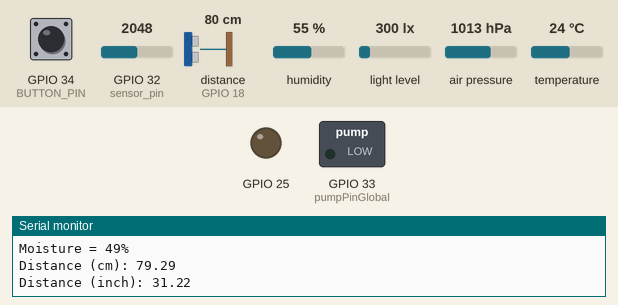
This program was run on a simulated ESP32. Shown: switched loads named in the program (green lamp = pin HIGH), output pins drawn as LEDs (lit = HIGH), the last lines printed to the serial monitor. Wiring (inferred from the names in the program): ultrasonic range finder: trigger GPIO 5; echo GPIO 18. The test bench sets the inputs (shaded band); at power-on: GPIO 34 (BUTTON_PIN) LOW, GPIO 32 (sensor_pin) = 2048, distance to the obstacle (sensor on GPIO 18) 80 cm, humidity 55 %, light level 300 lx, air pressure 1013 hPa, temperature 24 °C. The echo pulse lasts 58.3 µs per cm; pins used as bus, display or sensor lines are not drawn.

Above: at 1.2 s.
1.3 s: GPIO 34 (BUTTON_PIN) pulled HIGH for 1 s
At 2.6 s:
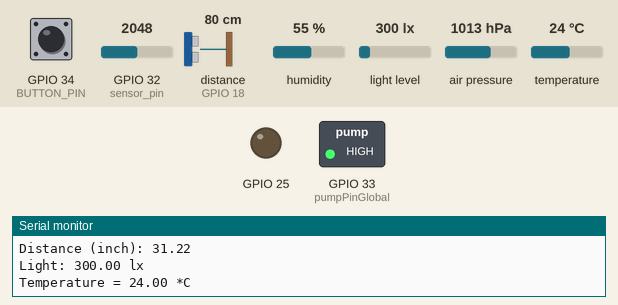
11.3 s: GPIO 32 (sensor_pin) set to 3657
14.3 s: GPIO 32 (sensor_pin) set to 3716
Timing chart, 0 to 17.3 s (numbered marks = the images above; inputs shaded):
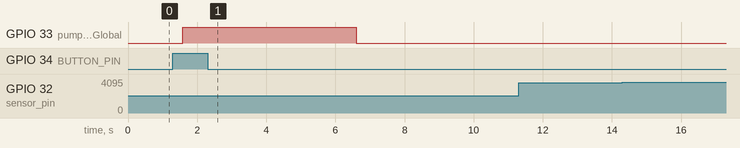

The program:

main.cpp
```cpp
#include <Wire.h>
#include <BH1750.h>
#include <Adafruit_Sensor.h>
#include <Adafruit_BME280.h>

/* PIN
Light Pin & Air Pin: SDA-21 SCL-22
Moist Meter: 32
Ultrasonic Pin: trig-5 echo-18
*/

//Water pump
#define PUMP_PIN 33
#define BUTTON_PIN 34
unsigned long lastDebounceTime = 0;  // Fixed typo in variable name
unsigned long debounceDelay = 100;
int buttonState = LOW;
int lastButtonState = LOW;

int pumpPinGlobal = 33;

bool isPumping = false;
unsigned long pumpStartTime = 0;
unsigned long pumpDuration = 5000; // Default to 5 seconds

void initPump(int buttonPin, int pumpPin)
{
    pinMode(buttonPin, INPUT);
    pinMode(pumpPin, OUTPUT);
    digitalWrite(pumpPin, LOW);

    pumpPinGlobal = pumpPin;
}

void startPump()
{
    if (!isPumping)
    {
        isPumping = true;
        pumpStartTime = millis();
        digitalWrite(pumpPinGlobal, HIGH);
        Serial.println("Pumping water ...");
        Serial.print("Pump duration: ");
        Serial.print(pumpStartTime);
        Serial.println(" ms");
    }
}

// Check pump status to see if it has run for the specified duration
void handlePumpState()
{
    if (isPumping && (millis() - pumpStartTime) > pumpDuration)
    {
        isPumping = false;
        digitalWrite(pumpPinGlobal, LOW);
        Serial.println("Water pumped");
    }
}

void pumpControl(int buttonPin, int pumpPin, int pump_duration)
{
    int reading = digitalRead(buttonPin);
    if (reading != lastButtonState)
    {
        lastDebounceTime = millis();
    }

    if (millis() - lastDebounceTime > debounceDelay)
    {
        if (reading != buttonState)
        {
            buttonState = reading;
            if (buttonState == HIGH)
            {
                pumpDuration = pump_duration; // Update global pumpDuration
                startPump();
            }
        }
    }
    handlePumpState(); // No need to pass pump_duration here
    lastButtonState = reading;
}


// Light Meter
BH1750 lightMeter;

// Air Measure
#define SEALEVELPRESSURE_HPA (1013.25)
Adafruit_BME280 bme; // I2C
unsigned long delayTime;

// Moist Meter
int _moisture, sensor_analog;
int sensor_pin = 32;

// Ultrasonic
const int trigPin = 5;
const int echoPin = 18;
#define SOUND_SPEED 0.034
#define CM_TO_INCH 0.393701
long duration;
float distanceCm;
float distanceInch;

void printLightValues()
{
  float lux = lightMeter.readLightLevel();
  if (lux >= 0)
  {
    Serial.print("Light: ");
    Serial.print(lux);
    Serial.println(" lx");
  }
  else
  {
    Serial.println("Error reading light level");
  }
}

void printAirValues()
{
  Serial.print("Temperature = ");
  Serial.print(bme.readTemperature());
  Serial.println(" *C");

  // Convert temperature to Fahrenheit
  /*Serial.print("Temperature = ");
  Serial.print(1.8 * bme.readTemperature() + 32);
  Serial.println(" *F");*/

  Serial.print("Pressure = ");
  Serial.print(bme.readPressure() / 100.0F);
  Serial.println(" hPa");

  Serial.print("Approx. Altitude = ");
  Serial.print(bme.readAltitude(SEALEVELPRESSURE_HPA));
  Serial.println(" m");

  Serial.print("Humidity = ");
  Serial.print(bme.readHumidity());
  Serial.println(" %");
}

void printMoistMeter()
{
  sensor_analog = analogRead(sensor_pin);
  _moisture = (100 - ((sensor_analog / 4095.00) * 100));
  Serial.print("Moisture = ");
  Serial.print(_moisture); /* Print Temperature on the serial window */
  Serial.println("%");
}

void printUltraSonicValues()
{
  digitalWrite(trigPin, LOW);
  delayMicroseconds(2);
  // Sets the trigPin on HIGH state for 10 micro seconds
  digitalWrite(trigPin, HIGH);
  delayMicroseconds(10);
  digitalWrite(trigPin, LOW);
  // Reads the echoPin, returns the sound wave travel time in microseconds
  duration = pulseIn(echoPin, HIGH);
  // Calculate the distance
  distanceCm = duration * SOUND_SPEED / 2;
  // Convert to inches
  distanceInch = distanceCm * CM_TO_INCH;
  // Prints the distance in the Serial Monitor
  Serial.print("Distance (cm): ");
  Serial.println(distanceCm);
  Serial.print("Distance (inch): ");
  Serial.println(distanceInch);
}

// void checkPump()
// {
//   sensor_analog = analogRead(sensor_pin);
//   _moisture = (100 - ((sensor_analog / 4095.00) * 100));
//   if (_moisture > 25)
//   {
//     digitalWrite(25, HIGH);
//   }
//   else
//   {
//     digitalWrite(25, LOW);
//   }
// }

void setup()
{
  Serial.begin(9600);

  // Initialize the I2C bus for Light measuring
  Wire.begin(21, 22); // SDA21, SCL=22

  // setup for air measuring
  bool status;
  status = bme.begin(0x76);

  // Light measurre init Log
  if (lightMeter.begin(BH1750::CONTINUOUS_HIGH_RES_MODE))
  {
    // Serial.println(F("BH1750 initialized"));
  }
  else
  {
    Serial.println(F("Error initializing BH1750"));
    while (1)
      ;
  }

  // Air measure error Log
  if (!status)
  {
    Serial.println("Could not find a valid BME280 sensor, check wiring!");
    while (1)
      ;
  }

  // Ultrasonic Setup
  pinMode(trigPin, OUTPUT); // Sets the trigPin as an Output
  pinMode(echoPin, INPUT);  // Sets the echoPin as an Input
  initPump(34, 33);
  pinMode(25, OUTPUT);
}

void loop()
{

  // Print Light Value
  printLightValues();

  // Print Air Value
  printAirValues();

  // Moist Meter
  printMoistMeter();

  // Ultrasonic
  printUltraSonicValues();

  // Pump Control
  pumpControl(34, 33, 5000);


  // checkPump();

  Serial.println();

  // digitalWrite(25,HIGH);
}
```

Measured:
- after the input at 1.3 s, GPIO 33 (pumpPinGlobal): LOW → HIGH after 0.29 s, → LOW 5.0 s later
